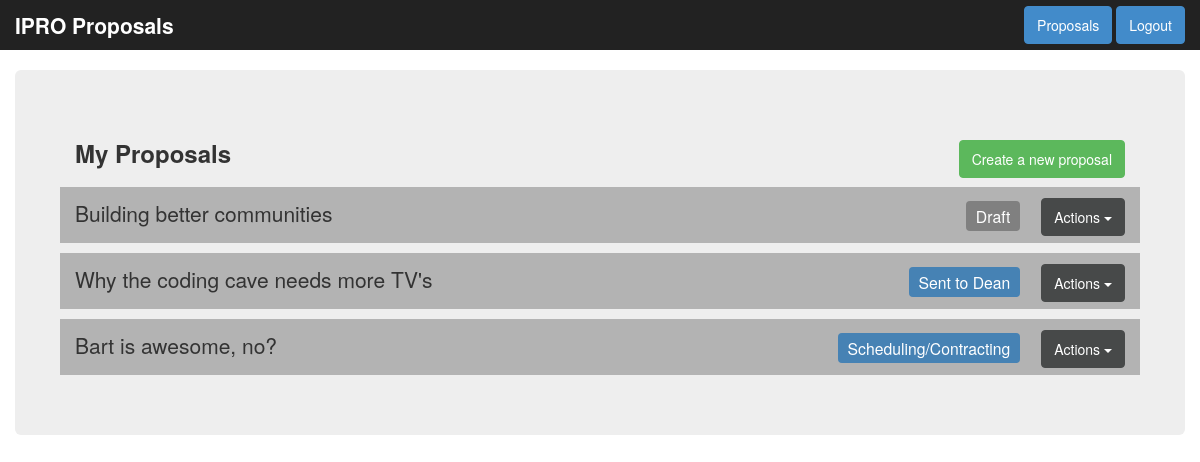
Before: /dashboard.php (signed in) with the older database file.
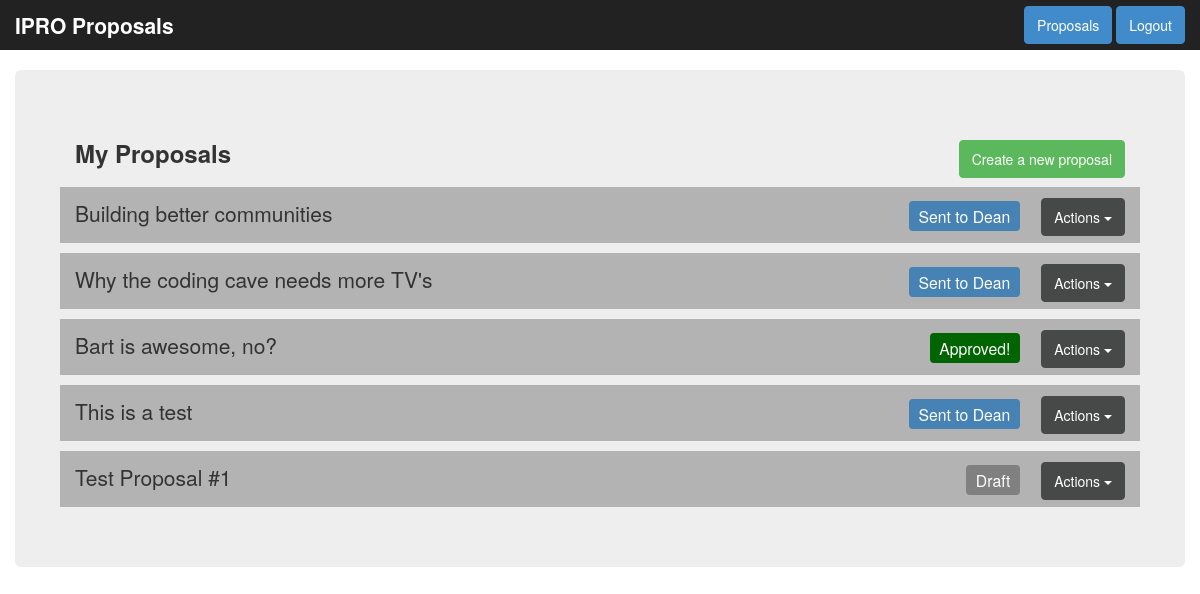
After: the same page with the newer database file.
### tables this page shows
CREATE TABLE IF NOT EXISTS `proposals` (
  `ID` int(9) NOT NULL AUTO_INCREMENT,
  `Instructor` varchar(255) NOT NULL,
  `InstructorEmail` varchar(255) NOT NULL,
  `CoInstructor` varchar(255) NOT NULL,
  `CoInstructorEmail` varchar(255) NOT NULL,
  `Sponsor` varchar(255) NOT NULL,
  `ApprovingDean` int(9) NOT NULL,
  `Disciplines` text NOT NULL,
  `Title` varchar(255) NOT NULL,
  `Problem` text NOT NULL,
  `Objective` text NOT NULL,
  `Approach` text NOT NULL,
  `Semester` varchar(255) NOT NULL,
  `Days` text NOT NULL,
  `Time` varchar(255) NOT NULL,
  `CourseNumber` int(3) NOT NULL,
  `OwnerID` int(9) NOT NULL,
  `status` int(1) NOT NULL,
  PRIMARY KEY (`ID`)
);

### classes/Proposal.php (called while the page is built, shortened)
<?php
class Proposal {
    private $ID;
    private $Title;
    private $status;
    function __construct($proposalID){
        $this->dbconn = new Database();
        $this->dbconn = $this->dbconn->getConnection();
        if(intval($proposalID != 0)){
            $loadProposalSql = "SELECT * FROM proposals WHERE ID='".intval($proposalID)."' LIMIT 1";
            $loadProposalResult = $this->dbconn->query($loadProposalSql);
            if($loadProposalResult->num_rows == 1){
                $rows = $loadProposalResult->fetch_assoc();
                $this->ID = $rows['ID'];
                $this->Title = $rows['Title'];
                $this->status = $rows['status'];
            }
        }
    }
    static function getMyProposals(){
        $dbconnlocal = new Database();
        $dbconnlocal = $dbconnlocal->getConnection();
        $sql ="SELECT ID FROM proposals WHERE OwnerID='".intval($_SESSION['proposal_userID'])."'";
        $result = $dbconnlocal->query($sql);
        $proposalArray = array();
        while($row = $result->fetch_assoc()){
            $tempPropObj = new Proposal($row['ID']);
            array_push($proposalArray, $tempPropObj);
        }
        return $proposalArray;
    }
   function getID(){
       return $this->ID;
   }
   function getTitle(){
       return $this->Title;
   }
   function getStatus(){
       return $this->status;
   }
   static function convertStatusToText($statusID){
       switch ($statusID){
           case 0:
               $statusText = 'Draft';
               break;
           case 2:
               $statusText = 'Sent to Dean';
               break;
           case 5:
               $statusText = 'Scheduling/Contracting';
               break;
           case 6:
               $statusText = 'Approved!';
               break;
       }
       return $statusText;
   }
   static function convertStatusToClassColor($statusID){
       switch ($statusID){
           case 0:
               $statusClass = 'label-1';
               break;
           case 2:
               $statusClass = 'label-2';
               break;
           case 5:
               $statusClass = 'label-6';
               break;
           case 6:
               $statusClass = 'label-7';
               break;
       }
       return $statusClass;
   }
}
?>

### classes/Database.php (called while the page is built, shortened)
<?php
class Database{
    private static $database_conn;
    private static $databaseConnected = false;
    function __construct(){
        if(!self::$databaseConnected){
            include('config/database_config.php');
            self::$database_conn = new mysqli($database_location,$database_username,$database_password,$database_name);
            self::$databaseConnected = true;
            }
    }
    public function getConnection(){
        return self::$database_conn;
    }
}
?>

### dashboard.php (the view, shortened to what this page needs)
<!DOCTYPE html>
<html lang="en  ">
<head>
  <link href="css/bootstrap.min.css" rel="stylesheet">
  <link href="css/style.css" rel="stylesheet">
</head>
<body>
<?php
    include_once('include/nav.php');
?>
<div id="dashboard">
  <div class="container jumbotron">
    <div class="title">
      <h3>
        My Proposals
        <div class="pull-right">
          <a href="Proposal.php?newFlag=1" class="btn btn-success">Create a new proposal</a>
        </div>
      </h3>
    </div>
      <?php
        $proposalArray = Proposal::getMyProposals();
      ?>
    <ul id="proposal-list">
       <?php
       for($i=0;$i<count($proposalArray);$i++){
           echo '<li class="proposal-item row">
                    <div class="col-lg-7">
                        <a href="showProposal.php?proposalID='.$proposalArray[$i]->getID().'"><span>'.$proposalArray[$i]->getTitle().'</span></a>
                    </div>
                    <div class="col-lg-5 text-right">
                        <span class="label '.Proposal::convertStatusToClassColor($proposalArray[$i]->getStatus()).'">'.Proposal::convertStatusToText($proposalArray[$i]->getStatus()).'</span>
                        <div class="btn-group">
                            <button type="button" class="btn btn-default dropdown-toggle" data-toggle="dropdown">
                              Actions <span class="caret"></span>
                            </button>
                            <ul class="dropdown-menu">
                                <li><a href="Proposal.php?proposalID='.$proposalArray[$i]->getID().'">Edit</a></li>
                                <li><a href="showProposal.php?proposalID='.$proposalArray[$i]->getID().'">View</a></li>
                                <li><a href="#">Submit</a></li>
                                <li><a href="#">Archive</a></li>
                            </ul>
                        </div>
                    </div>
                </li>';
       }
       ?>
</body>
</html>

### include/nav.php (shortened to what this page needs)
<header class="navbar navbar-inverse navbar-fixed-top">
  <div class="container">
    <a href="index.php" class="navbar-brand">IPRO Proposals</a>
    <?php
    if(@$_SESSION['proposal_LoggedIn'] == 0){
        echo '<nav class="pull-right">
              <a href="http://ipro.iit.edu/" target="_blank" class="btn btn-danger navbar-btn">Visit IPRO Homepage</a>
              </nav>';
    }elseif(@$_SESSION['proposal_LoggedIn'] == 1){
        echo '<nav class="pull-right">
             ';
        echo '
            <a href="dashboard.php" class="btn btn-primary navbar-btn">Proposals</a>
            <!-- since archives are not yet implemented we are disabling the drop down button
            <div class="btn-group">
                    <button type="button" class="btn btn-primary navbar-btn dropdown-toggle" data-toggle="dropdown">
                    Dasboard <span class="caret"></span>
                    </button>
                    <ul class="dropdown-menu">
                        <li><a href="dashboard.php">Proposals</a></li>
                        <li><a href="archive.html">Archive</a></li>
                    </ul>
                </div>
                -->
                <!-- Settings not yet implemented for users, changing this to just
                <div class="btn-group">
                    <button type="button" class="btn btn-primary navbar-btn dropdown-toggle" data-toggle="dropdown">
                    User <span class="caret"></span>
                    </button>
                    <ul class="dropdown-menu">
                        <li><a href="#">Settings</a></li>
                        <li class="divider"></li>
                    <li><a href="logout.php">Logout</a></li>
                    </ul>
                </div> -->
                <a href="logout.php" class="btn btn-primary navbar-btn">Logout</a>
             </nav>';
    }
    ?>
  </div>
</header>

### css/style.css (style rules this page uses)
body { padding-top: 70px; }
header .navbar-brand { font-weight: bold; font-size: 1.5em; }
h3 { font-weight: bold; }
.label-1 { background-color: gray; }
.label-2 { background-color: steelblue; }
.label-7 { background-color: darkgreen; }
.title { margin-bottom: 1em; }
#proposal-list { list-style: none; padding-left: 0; }
#proposal-list .proposal-item { background-color: #b3b3b3; margin-top: 0.5em; line-height: 2.5em; }
#proposal-list .proposal-item .btn { margin-top: 0.5em; margin-bottom: 0.5em; }
#proposal-list .proposal-item .label { margin-right: 1em; }
#proposal-list .proposal-item a { text-decoration: none; color: #333; }
.label-6 { background-color: steelblue; }

Changed rows visible on the page:
changed proposals "Building better communities": status "Draft" → "Sent to Dean"
changed proposals "Bart is awesome, no?": status "Scheduling/Contracting" → "Approved!"
added proposals: Title "This is a test", status "Sent to Dean"
added proposals: Title "Test Proposal #1", status "Draft"
